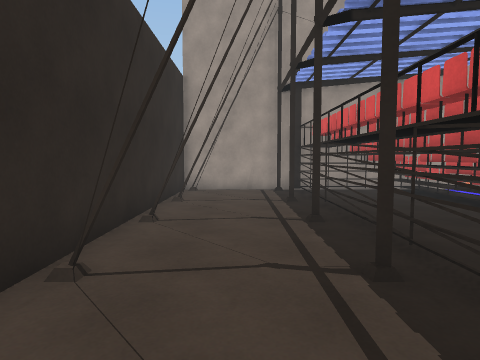
[1] (above)

18 first-person views from a walk through a Unity game level. The camera is 1.4 m above the floor, tilts 4° down and sees 75° across. The floor is counted in squares, 1 m on a side. Each view is taken from the middle of a square. On the plan, view 1 faces up. The plan holds only what a view shows up to about 14 squares ahead; the rest is blank. The place goes on beyond the plan. The player is left out. Some surface patterns are stand-ins.

[2]
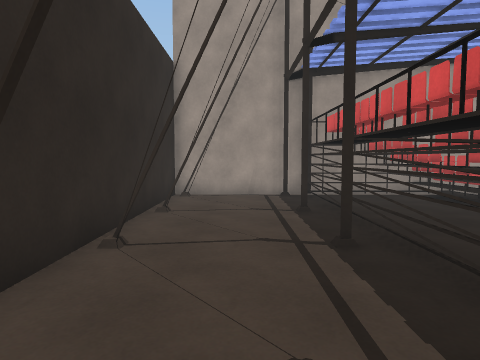

[3]
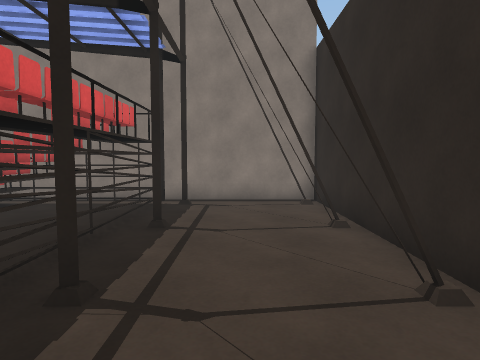

[4]
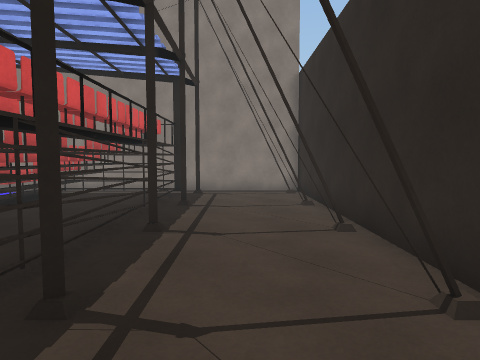

[5]
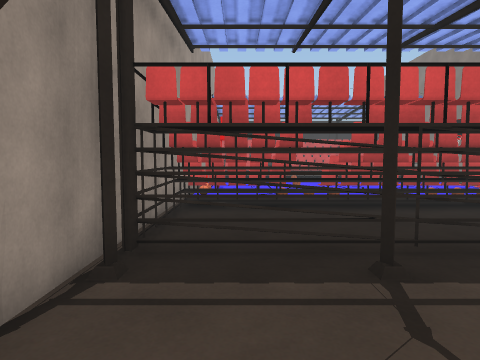

[6]
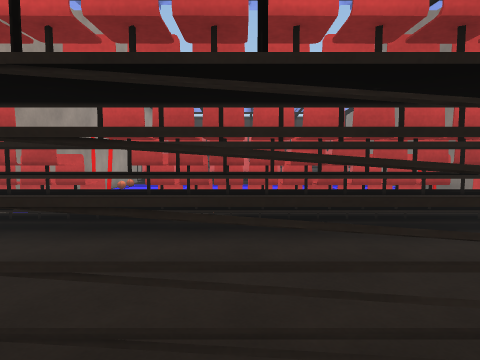

[7]
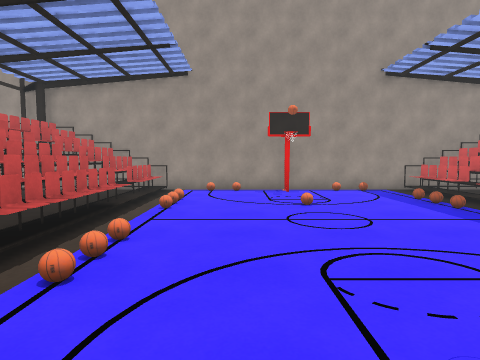

[8]
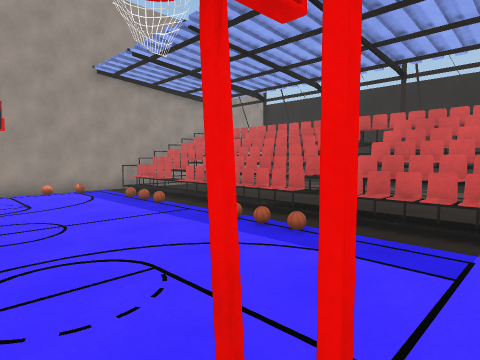

[9]
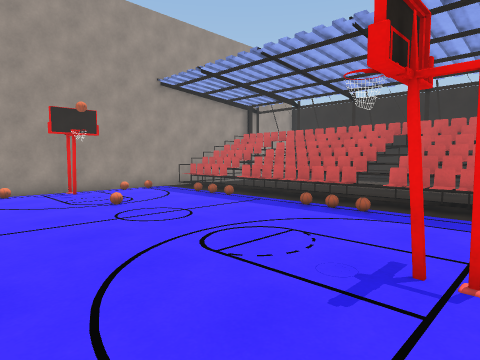

[10]
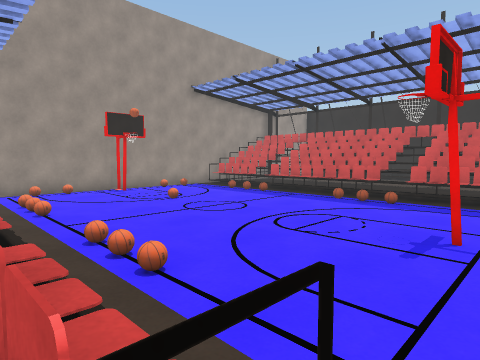

[11]
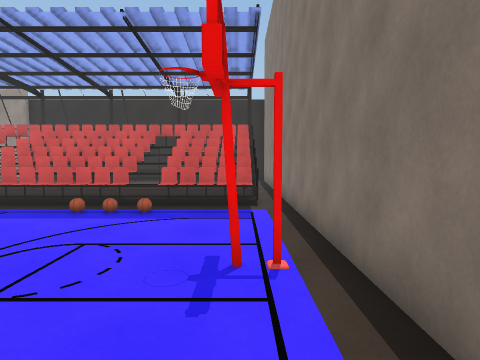

[12]
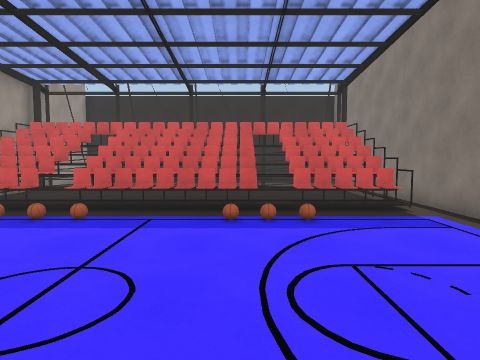

[13]
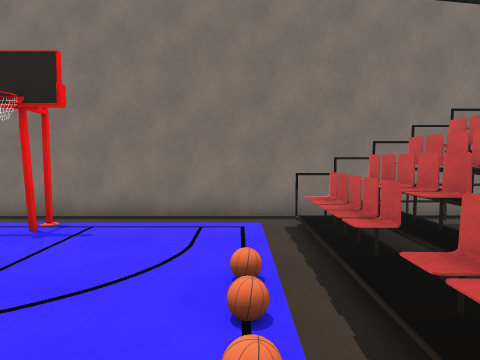

[14]
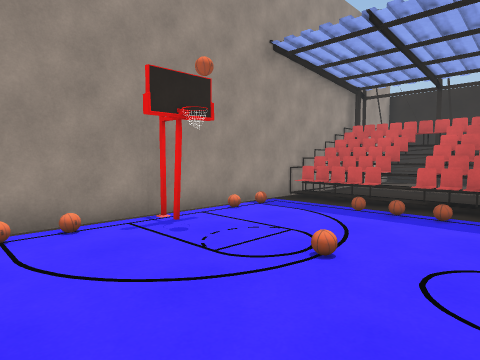

[15]
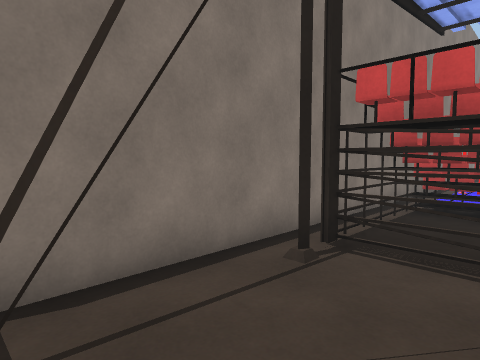

[16]
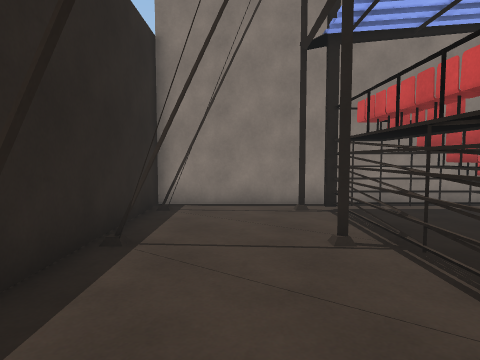

[17]
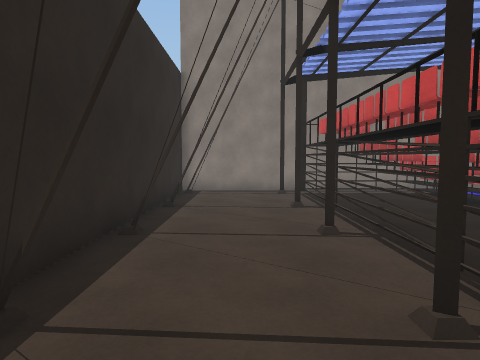

[18]
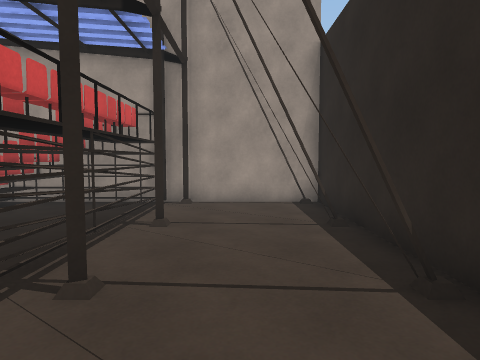

### Floor plan
Key: @ floor where view 1 was taken; # wall or solid block; x gap in a wall; . floor; = window, fence, low wall or low ledge; ^ raised ledge; O other object.
Columns run from 3 left of view 1 to 29 right of it. Each row starts with its distance up from view 1.
 14 #######  ###############  #######
 13 #.#...#  #^=.........=^#  #.....#
 12 #.....#  #^=....#....=^#  #.....#
 11 #.....#  #^=........O###  #....x#
 10 #x....#  ###........O###  #.....#
  9 #.....#  #^=.........=^#  #.....#
  8 #.....#  #^=.........=^#  #....##
  7 #x#...#  ###.........###  #....##
  6 #.....#  #^=.........=^#  #.....#
  5 #.....#  #^=.........=^#  #....##
  4 #x#...#  ###.........###  #....##
  3 #.#...####^=.........=^####.....#
  2 #.....####^=.........=^####.....#
  1 # ...#####^=....#....#######...x#
  0 ###@............................#
 -1 #################################

Where each view was taken, in squares from view 1:
view 1: 0 up, 0 right, facing up
view 2: 2 up, 0 right, facing up
view 3: 10 up, 0 right, facing down
view 4: 13 up, 0 right, facing down
view 5: 12 up, 2 left, facing right
view 6: 8 up, 1 right, facing right
view 7: 0 up, 11 right, facing up
view 8: 0 up, 12 right, facing up-right
view 9: 0 up, 9 right, facing up-right
view 10: 0 up, 7 right, facing up-right
view 11: 1 up, 9 right, facing right
view 12: 5 up, 10 right, facing right
view 13: 7 up, 9 right, facing down
view 14: 7 up, 9 right, facing up-right
view 15: 3 up, 28 right, facing down-left
view 16: 9 up, 26 right, facing down
view 17: 13 up, 26 right, facing down
view 18: 4 up, 26 right, facing up
